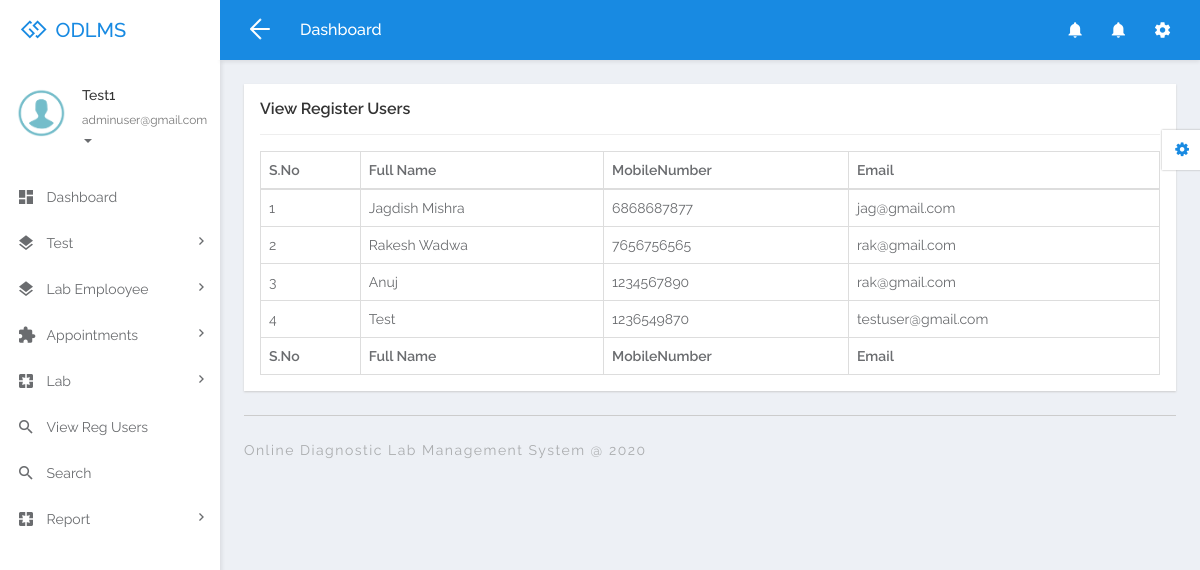
The page /odlms/admin/view-regusers.php (signed in) on the database its author committed.
### tables this page shows
CREATE TABLE `tbluser` (
  `ID` int(10) NOT NULL,
  `FullName` varchar(200) DEFAULT NULL,
  `MobileNumber` bigint(10) DEFAULT NULL,
  `Email` varchar(200) DEFAULT NULL,
  `Password` varchar(200) DEFAULT NULL,
  `RegDate` timestamp NULL DEFAULT current_timestamp()
);

### odlms/admin/view-regusers.php (the view, shortened to what this page needs)
<?php
if (strlen($_SESSION['odlmsaid']==0)) {
  header('location:logout.php');
  } else{
  ?>
<!DOCTYPE html>
<html lang="en">
<head>
	<link rel="stylesheet" href="libs/bower/font-awesome/css/font-awesome.min.css">
	<link rel="stylesheet" href="libs/bower/material-design-iconic-font/dist/css/material-design-iconic-font.css">
	<link rel="stylesheet" href="libs/bower/animate.css/animate.min.css">
	<link rel="stylesheet" href="libs/bower/fullcalendar/dist/fullcalendar.min.css">
	<link rel="stylesheet" href="libs/bower/perfect-scrollbar/css/perfect-scrollbar.css">
	<link rel="stylesheet" href="assets/css/bootstrap.css">
	<link rel="stylesheet" href="assets/css/core.css">
	<link rel="stylesheet" href="assets/css/app.css">
</head>
<body class="menubar-left menubar-unfold menubar-light theme-primary">
<?php include_once('includes/header.php');?>
<?php include_once('includes/sidebar.php');?>
<main id="app-main" class="app-main">
  <div class="wrap">
	<section class="app-content">
		<div class="row">
			<div class="col-md-12">
				<div class="widget">
					<header class="widget-header">
						<h4 class="widget-title">View Register Users</h4>
					</header>
					<hr class="widget-separator">
					<div class="widget-body">
						<div class="table-responsive">
							<table class="table table-bordered table-hover js-basic-example dataTable table-custom">
								<thead>
									<tr>
										<th>S.No</th>
										<th>Full Name</th>
										<th>MobileNumber</th>
										<th>Email</th>
									</tr>
								</thead>
								<tbody>
                  <?php
$sql="SELECT * from tbluser";
$query = $dbh -> prepare($sql);
$query->execute();
$results=$query->fetchAll(PDO::FETCH_OBJ);
$cnt=1;
if($query->rowCount() > 0)
{
foreach($results as $row)
{               ?>
									<tr>
										<td><?php echo htmlentities($cnt);?></td>
										<td><?php  echo htmlentities($row->FullName);?></td>
										<td><?php  echo htmlentities($row->MobileNumber);?></td>
										<td><?php  echo htmlentities($row->Email);?></td>
										</tr>
								 <?php $cnt=$cnt+1;}} ?>
								</tbody>
                  <tfoot>
                  <tr>
                 <th>S.No</th>
										<th>Full Name</th>
										<th>MobileNumber</th>
										<th>Email</th>
                  </tr>
                </tfoot>
							</table>
						</div>
					</div>
				</div>
			</div>
		</div>
	</section>
</div>
  <?php include_once('includes/footer.php');?>
</main>
<?php include_once('includes/customizer.php');?>
</body>
</html>
<?php }  ?>

### odlms/admin/includes/sidebar.php (shortened to what this page needs)
<aside id="menubar" class="menubar light">
  <div class="app-user">
    <div class="media">
      <div class="media-left">
        <div class="avatar avatar-md avatar-circle">
          <a href="javascript:void(0)"><img class="img-responsive" src="assets/images/images.png" alt="avatar"/></a>
        </div>
      </div>
      <div class="media-body">
        <div class="foldable">
          <?php
$aid=$_SESSION['odlmsaid'];
$sql="SELECT AdminName,Email from  tbladmin where ID=:aid";
$query = $dbh -> prepare($sql);
$query->bindParam(':aid',$aid,PDO::PARAM_STR);
$query->execute();
$results=$query->fetchAll(PDO::FETCH_OBJ);
$cnt=1;
if($query->rowCount() > 0)
{
foreach($results as $row)
{               ?>
          <h5><a href="javascript:void(0)" class="username"><?php  echo $row->AdminName;?></a></h5><?php $cnt=$cnt+1;}} ?>
          <ul>
            <li class="dropdown">
              <a href="javascript:void(0)" class="dropdown-toggle usertitle" data-toggle="dropdown" aria-haspopup="true" aria-expanded="false">
                <small><?php  echo $row->Email;?></small>
                <span class="caret"></span>
              </a>
            </li>
          </ul>
        </div>
      </div>
    </div>
  </div>
  <div class="menubar-scroll">
    <div class="menubar-scroll-inner">
      <ul class="app-menu">
        <li class="has-submenu">
          <a href="dashboard.php">
            <i class="menu-icon zmdi zmdi-view-dashboard zmdi-hc-lg"></i>
            <span class="menu-text">Dashboard</span>
          </a>
        </li>
        <li class="has-submenu">
          <a href="javascript:void(0)" class="submenu-toggle">
            <i class="menu-icon zmdi zmdi-layers zmdi-hc-lg"></i>
            <span class="menu-text">Test</span>
            <i class="menu-caret zmdi zmdi-hc-sm zmdi-chevron-right"></i>
          </a>
        </li>
        <li class="has-submenu">
          <a href="javascript:void(0)" class="submenu-toggle">
            <i class="menu-icon zmdi zmdi-layers zmdi-hc-lg"></i>
            <span class="menu-text">Lab Emplooyee</span>
            <i class="menu-caret zmdi zmdi-hc-sm zmdi-chevron-right"></i>
          </a>
        </li>
        <li class="has-submenu">
          <a href="javascript:void(0)" class="submenu-toggle">
            <i class="menu-icon zmdi zmdi-puzzle-piece zmdi-hc-lg"></i>
            <span class="menu-text">Appointments</span>
            <i class="menu-caret zmdi zmdi-hc-sm zmdi-chevron-right"></i>
          </a>
        </li>
        <li class="has-submenu">
          <a href="javascript:void(0)" class="submenu-toggle">
            <i class="menu-icon zmdi zmdi-pages zmdi-hc-lg"></i>
            <span class="menu-text">Lab</span>
            <i class="menu-caret zmdi zmdi-hc-sm zmdi-chevron-right"></i>
          </a>
        </li>
<li>
          <a href="view-regusers.php">
            <i class="menu-icon zmdi zmdi-search zmdi-hc-lg"></i>
            <span class="menu-text">View Reg Users</span>
          </a>
        </li>
        <li>
          <a href="search.php">
            <i class="menu-icon zmdi zmdi-search zmdi-hc-lg"></i>
            <span class="menu-text">Search</span>
          </a>
        </li>
<li class="has-submenu">
          <a href="javascript:void(0)" class="submenu-toggle">
            <i class="menu-icon zmdi zmdi-pages zmdi-hc-lg"></i>
            <span class="menu-text">Report</span>
            <i class="menu-caret zmdi zmdi-hc-sm zmdi-chevron-right"></i>
          </a>
        </li>
      </ul>
    </div>
  </div>
</aside>

### rows shown on the page
tbluser: FullName "Jagdish Mishra", MobileNumber "6868687877", Email "jag@gmail.com"
tbluser: FullName "Rakesh Wadwa", MobileNumber "7656756565", Email "rak@gmail.com"
tbluser: FullName "Anuj", MobileNumber "1234567890", Email "rak@gmail.com"
tbluser: FullName "Test", MobileNumber "1236549870", Email "testuser@gmail.com"

### other values the page prints
$row->AdminName "Test1"
$row->Email "adminuser@gmail.com"
